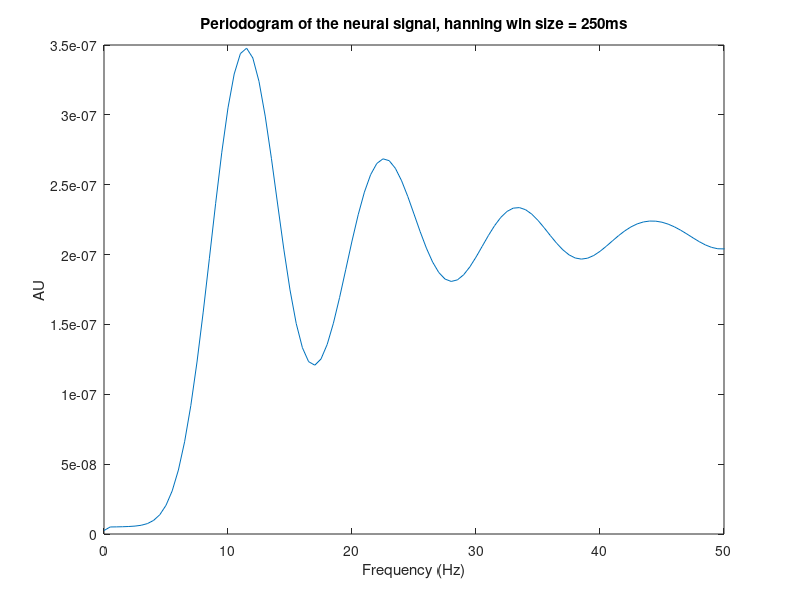

Recreate this plot in MATLAB.
% Ninth tutorial, Friday 15.12.2017.
clear all; close all; clc;
 
load('spike_neural(1).mat') %load the signal
nerual_signal = neural_sig - mean(neural_sig); %eliminate the mean
fs = 10240; % sampling frequency in Hz
 
win_size_sec=0.250; %in seconds
win_size=fix(win_size_sec*fs); % window size in samples
win_type=hanning(win_size);
 
overlap_size_percent=0; % size of overlap as fraction of window size
overlap_size=fix(overlap_size_percent *win_size); % size of overlap in samples
 
%Obtain periodogram using Welch approach with a given window type, size and
%overlap
[neural_periodogram,f_ax]=pwelch(nerual_signal,win_type,overlap_size,2*fs,fs);
figure; plot(f_ax,neural_periodogram);
title('Periodogram of the neural signal, hanning win size = 250ms');
xlabel('Frequency (Hz)')
ylabel('AU');
xlim([0 50]);

[Y,I] = max(neural_periodogram);
firing_rate = f_ax(I);

%% 
spike_count = 0;

for i = 1:length(nerual_signal)
    if (nerual_signal(i) > -0)
       spike_count = spike_count + 1;
    end
end

real_firing_rate = spike_count/(length(nerual_signal)/fs)
